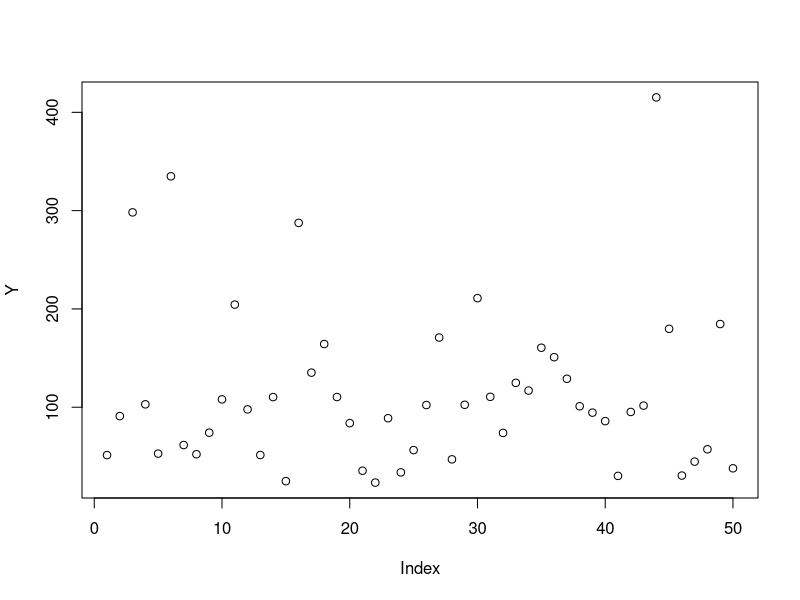

Here is the R script that generated this plot:
## ---- chunk 1
# generate data
set.seed(123)
n = 50
X = matrix(c(rnorm(n, 5, 10), rnorm(n), rnorm(n, 3, 3), rbeta(n, 2.2, 0.6), rgamma(n, 1.6), runif(n, 0, 20)), nrow=n)
Y = apply(X, 1, function(X){0.5*(X[1])^2 + 3*X[2] + 3*X[3] + 4*X[4] + 4*X[5] + 4*X[6] })
plot(Y)
## ---- chunk 2
Y = Y[order(X[,1])]
X = X[order(X[,1]),]
diffY = Y[2:length(Y)] - Y[1:(length(Y)-1)]
diffX = X[2:nrow(X),] - X[1:(nrow(X)-1),]
diffX = diffX[,-1]
lm(diffY ~ 0 + diffX)
